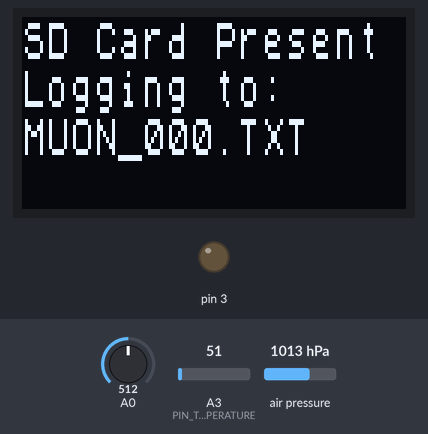
A sketch run on a simulated Arduino Mega 2560, built with avr-gcc and run on an emulated ATmega2560. Parts: 128×64 one-colour display, output pins drawn as LEDs (lit = HIGH). Inputs (shaded band) come from the test bench; at power-on: A0 = 512, A3 (PIN_TEMPERATURE) = 51, air pressure 1013 hPa. Storage starts empty; what the sketch prints to the serial monitor is not drawn.

Above: at 0.6 s.
At 3.8 s:
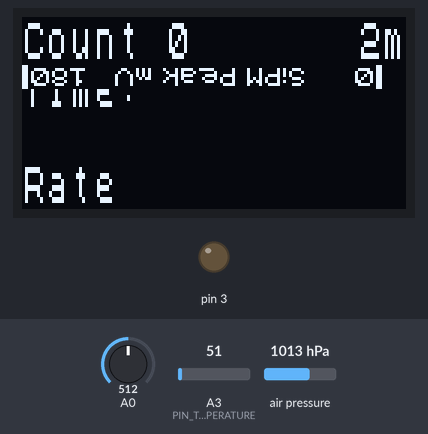
3.9 s: A0 set to 28
5.4 s: A0 set to 24
At 6.2 s:
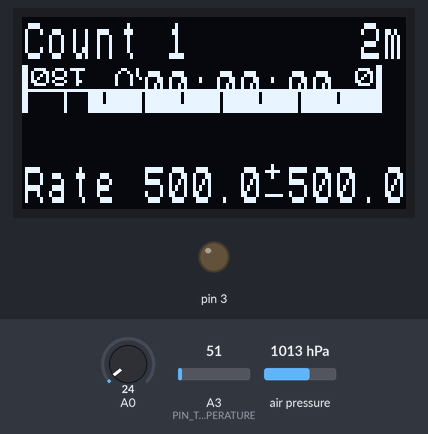
8.0 s: A0 set to 110
At 8.9 s:
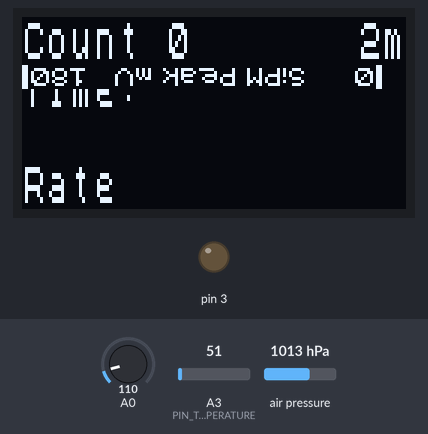
Timing chart, 0 to 11.0 s (numbered marks = the images above; inputs shaded):
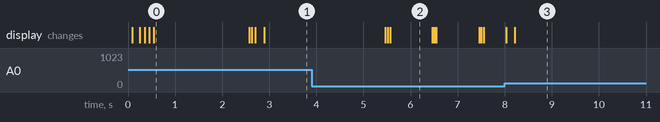

The sketch:

MuonDetector.ino
```cpp
#include "defines.h"
#include "strings.h"

#include <Adafruit_BMP085.h>
#include <Wire.h>
#include <U8x8lib.h>
#include <SD.h>

Adafruit_BMP085 bmp;
File myFile;

U8X8_SSD1306_128X64_NONAME_HW_I2C u8x8(U8X8_PIN_NONE);

unsigned long count = 0;
float sipmVoltage = 0;

unsigned int startTime = 0;
unsigned long totalDeadtime = 0;

bool isSDCard = false;
char separatorChar = ' ';

// Declare charBuffer globally for reuse across functions
char charBuffer[60] = "";

const long double cal[] = {-9.085681659276021e-27, 4.6790804314609205e-23, -1.0317125207013292e-19,
  1.2741066484319192e-16, -9.684460759517656e-14, 4.6937937442284284e-11, -1.4553498837275352e-08,
   2.8216624998078298e-06, -0.000323032620672037, 0.019538631135788468, -0.3774384056850066, 12.324891083404246};


float get_sipm_voltage(float adc_value) {
  float v = 0;
  for (int i = 0; i < 12; i++) v += cal[i] * pow(adc_value, 11 - i);
  return v;
}

void setup() {
  analogReference(EXTERNAL);
  ADCSRA &= ~(bit(ADPS0) | bit(ADPS1) | bit(ADPS2));
  ADCSRA |= bit(ADPS0) | bit(ADPS1);
  pinMode(3, OUTPUT);

  Serial.begin(9600);

  u8x8.begin();
  u8x8.setFlipMode(1);
  u8x8.setPowerSave(0);
  u8x8.setFont(u8x8_font_chroma48medium8_r);

  bmp.begin(); // Initialize BMP sensor

  strcpy_P(charBuffer, cosmicString);
  u8x8.draw2x2String(0, 0, charBuffer);
  strcpy_P(charBuffer, watchString);
  u8x8.draw2x2String(6, 2, charBuffer);

  if (SD.begin(PIN_SD_CARD)) {
    strcpy_P(charBuffer, sdPresent);
    u8x8.clear();
    u8x8.draw1x2String(0, 0, charBuffer);
    strcpy_P(charBuffer, loggingTo);
    u8x8.draw1x2String(0, 2, charBuffer);

    isSDCard = true;
    openLogFile(charBuffer);
    u8x8.draw1x2String(0, 4, charBuffer);
  } else {
    strcpy_P(charBuffer, noSdCard);
    u8x8.clear();
    u8x8.draw1x2String(0, 0, charBuffer);
  }

  if (isSDCard) {
    //myFile.print("细微探深");
    myFile.println();
  }


  delay(2000);

  if (isSDCard) {
    strncpy_P(charBuffer, txtHeader, 50);
    myFile.print(charBuffer);
    strcpy_P(charBuffer, txtHeader + 50);
    myFile.println(charBuffer);
    myFile.flush();
  }

  PORTD &= ~PIN_LED;

  u8x8.clear();
  strcpy_P(charBuffer, totalCount);
  u8x8.draw1x2String(0, 0, charBuffer);  // Count or other text on left

  float initialAlt = bmp.readAltitude();
  char altStr[6];
  snprintf(altStr, sizeof(altStr), "%4dm", (int)initialAlt);

  byte altLen = strlen(altStr);
  byte startCol = 16 - altLen;

  u8x8.draw1x2String(startCol, 0, altStr);

  analogRead(A0);
  startTime = millis();
}

void loop() {
  if (analogRead(A0) > THRESHOLD_SIGNAL) {
    int detectionADC = analogRead(A0);

    float initialAlt = bmp.readAltitude();


    Serial.println(detectionADC); // Print only the ADC value

    unsigned long timeStamp = micros();
    unsigned long timeDetecting = millis() - startTime;

    PORTD |= PIN_LED;

    float temperatureC = (((analogRead(PIN_TEMPERATURE) * 2) * (1650.0 / 1024)) - TEMPERATURE_SENSOR_OFFSET) / 10.0;

    count++;
    sipmVoltage = get_sipm_voltage(detectionADC);

    char countString[11], timeString[11], adcString[5], sipmVString[7], deadtimeString[11], tempCString[7];

    ultoa(count, countString, 10);
    ultoa(timeDetecting, timeString, 10);
    itoa(detectionADC, adcString, 10);

    byte decimalPlaces = (sipmVoltage >= 100 || sipmVoltage < 0) ? 0 : 1;
    dtostrf(sipmVoltage, 1, decimalPlaces, sipmVString);

    ultoa(totalDeadtime, deadtimeString, 10);
    dtostrf(temperatureC, 1, 1, tempCString);

    if (isSDCard) {
      myFile.print(countString);      myFile.print(separatorChar);
      myFile.print(timeString);       myFile.print(separatorChar);
      myFile.print(sipmVString);      myFile.print(separatorChar);
      myFile.print(tempCString);      myFile.print(separatorChar);
      myFile.print(initialAlt);
      myFile.println();
      myFile.flush();
    }

    //drawing
    u8x8.clear();
    strcpy_P(charBuffer, totalCount);
    u8x8.draw1x2String(0, 0, charBuffer);  // Count or other text on left

    char altStr[7];
    snprintf(altStr, sizeof(altStr), "%4dm", (int)initialAlt);
    byte startCol = 16 - strlen(altStr);
    u8x8.draw1x2String(startCol, 0, altStr);

    strcpy_P(charBuffer, rateString);
    u8x8.draw1x2String(0, 2, "Time:");
    u8x8.draw1x2String(0, 6, charBuffer);

    for (byte i = 0; i < 15; i++) {
      memcpy_P(charBuffer, barScaleB + i * 8, 8);
      u8x8.drawTile(i + 1, 5, 1, charBuffer);
    }
    //end drawing

    PORTD &= ~PIN_LED;

    while (analogRead(A0) > THRESHOLD_RESET) {continue;}
    totalDeadtime += (micros() - timeStamp) / 1000.;
  }

  updateTime();
}
```

defines.h
```cpp
/*defines.h
 * Code adapted from Spencer Axiani's original software and designs by Jotham Gates
 * This file allows the software to be customised without having to scroll through many lines of code.
 * See MuonDetector.ino for more information
 */
#define FIRMWARE_VERSION "2.3.2"
//Pins
#define PIN_TEMPERATURE A3
#define PIN_LED B00001000 //Bitmap of pin D3 - Does not use digitalWrite to save time and memory
#define PIN_SD_CARD 10
#define PIN_COINCIDENCE B01000000 //Bitmap of pin D6
#define OLED_RESET 10

//Interfaces to use. Comment out to disable non required ones. This will speed the detector up a little bit.
//If both serial and the sd card are not required, the arduino will not bother to take readings from the temperature sensor or format the values as a string.
//If the screen is used, it will be updated once per second.
#define USE_SCREEN //Whether to include the library and code for driving the oled display or not
#define USE_SD_CARD //Whether to include the library and code for writing to the sd card
#define THRESHOLD_SIGNAL 50
#define THRESHOLD_RESET 25
#define THRESHOLD_LARGE 180


//General
#define NUMBER_FILES_TO_DELETE 5 //If the sd card if full, start at the beginning and delete 5 more files ahead
#define FILENAME_NUMBER_START_POS 5 //Position of the hundreds char in the filename
#define MAX_FILES 200 //200 temp, 10 for testingMaximum file number before rolls back to 0 Needs to be less then 255 - NUMBER_FILES_TO_DELETE (in this case 250)
#define SCREEN_UPDATE_INTERVAL 1000 //ms between updating the screen
#define TEMPERATURE_SENSOR_OFFSET 500 //The voltage (in mV) produced by the temperature sensor when the temperature is 0.
```

oled.ino
```cpp
/*oled.ino
 * Code adapted from Spencer Axiani's original software and designs by Jotham Gates
 * This file contains functions relating to the display
 * See MuonDetector.ino for more information
 */
#ifdef USE_SCREEN
void runningTime(char * timeSinceStart) {
  unsigned long milliSeconds = millis() - startTime;
  byte seconds = milliSeconds / 1000 % 60;
  byte minutes = milliSeconds / 60000 % 60;
  byte hours = milliSeconds / 3600000 % 24;
  // byte days = milliSeconds / (removed calculation for days); // Removed this line

  char number[7]; // This buffer size is still sufficient for HH:MM:SS, but could be smaller if only H:M:S is needed

  // Removed conversion and concatenation for 'days'

  strcpy(timeSinceStart, ""); // Initialize timeSinceStart as empty

  //Add a 0 to keep places
  if (hours < 10) {
    strcat_P(timeSinceStart, zero);
  }
  itoa(hours, number, 10);
  strcat(timeSinceStart, number);
  strcat_P(timeSinceStart, colon);
  //Add a 0 to keep places
  if (minutes < 10) {
    strcat_P(timeSinceStart, zero);
  }
  itoa(minutes, number, 10);
  strcat(timeSinceStart, number);
  strcat_P(timeSinceStart, colon);
  if (seconds < 10) {
    strcat_P(timeSinceStart, zero);
  }
  itoa(seconds, number, 10);
  strcat(timeSinceStart, number);
}
#endif
#ifdef USE_SCREEN
void updateScreen() {
  //Only update the count and pulse size part of the display when required
  static unsigned long lastCount = 90; //Some value other than 0
  if (count != lastCount) {
    //unsigned long writeTime = micros(); //Check the screen update time. Around 10.5ms for this version, 32.0ms for the old hyphen graph
    lastCount = count;
    unsigned int sipmIntV = (unsigned int)(sipmVoltage); //Hopefully make processing faster.
    char charBuffer[16];
    ultoa(count, charBuffer, 10);
    u8x8.draw1x2String(6, 0, charBuffer);
    //Draw a line indicating the size of the pulse on the u8x8 display
    if (count == 0) {
      strcpy_P(charBuffer, detectorReady);
      u8x8.setInverseFont(1);
      u8x8.drawString(1, 4, charBuffer); //These overwrite the entire top line of the graph, so don't need to clear it beforehand.
      u8x8.setInverseFont(0);
    } else if (sipmIntV > THRESHOLD_LARGE) {
      strcpy_P(charBuffer, sipmWow);
      u8x8.setInverseFont(1);
      u8x8.drawString(1, 4, charBuffer);
      u8x8.setInverseFont(0);
    } else { //Bar graph part
      byte tempTile[120];
      memcpy_P(tempTile,barScaleT,120);
      //Serial.print(F("\tBAR TEST: Voltage F: ")); //Runs out of ram about here with this left in
      //Serial.print(sipmVoltage);
      //Serial.print(F(", Voltage I: "));
      //Serial.print(sipmIntV);
      //Number of pixels = V/180*119 sort of 120/180*V = V*6/9 = V*2/3
      unsigned int barLength = (sipmIntV * 2) / 3; //<<1 should be a fast multiply by 2 on an unsigned int
      //Serial.print(F(", Bar Length Px: "));
      //Serial.println(barLength);

      for(byte i = 2; i < barLength && i < 118; i++) { //Invert the bar graph to the rught length. LEaving the ends as they are white.
        tempTile[i] ^= CHAR_BAR_GRAPH; //Make the columns with pixels displaying the bar graph white.
      }
      u8x8.drawTile(1,4,15,tempTile);

      /*byte i = 0;
      for (; (i < (sipmVoltage + 10) / 10) && (i < 15); i++) {
        charBuffer[i] = CHAR_BAR_CHART;
      }
      //Fill the rest up with spaces to cover the previous graph
      for (; i < 15; i++) {
        charBuffer[i] = ' ';
      }
      //Null terminate the array
      charBuffer[i] = 0;*/
    }
    /*writeTime = micros() - writeTime;
    Serial.print(F("\tLCD Update time: "));
    Serial.println(writeTime);*/
  }
}
#endif

#ifdef USE_SCREEN
void updateTime() {
  // Refresh display every SCREEN_UPDATE_INTERVAL ms (typically 1000 ms)
  static unsigned long nextTime = 0;
  if (millis() >= nextTime) {
    unsigned long now = millis();
    unsigned long elapsed = now - startTime - totalDeadtime;

    // Format time as hh:mm:ss
    char timeBuffer[10];
    unsigned long totalSeconds = elapsed / 1000;
    unsigned int h = totalSeconds / 3600;
    unsigned int m = (totalSeconds % 3600) / 60;
    unsigned int s = totalSeconds % 60;
    snprintf(timeBuffer, sizeof(timeBuffer), "%02u:%02u:%02u", h, m, s);
    u8x8.draw1x2String(5, 2, timeBuffer); // Display right of "Time:"

    // Compute count rate and standard deviation
    float countRate = 0.0, countStd = 0.0;
    if (count > 0 && elapsed > 0) {
      float t = elapsed / 1000.0;
      countRate = count / t;
      countStd = sqrt(count) / t;
    }

    char charBuffer[12];
    byte decimalPlaces = (countRate < 10) ? 3 : 2;
    dtostrf(countRate, 5, decimalPlaces, charBuffer);
    u8x8.draw1x2String(5, 6, charBuffer);

    u8x8.drawGlyph(10, 6, '+');
    u8x8.drawGlyph(10, 7, '-');

    decimalPlaces = (countStd < 10) ? 3 : 2;
    dtostrf(countStd, 5, decimalPlaces, charBuffer);
    u8x8.draw1x2String(11, 6, charBuffer);

    updateScreen(); // May be a placeholder for additional rendering logic

    // Track time lost to updating screen
    unsigned long updateEnd = millis();
    totalDeadtime += updateEnd - now;

    nextTime = now + SCREEN_UPDATE_INTERVAL;
  }
}

#endif
```

sdCard.ino
```cpp
/*oled.h
 * Code adapted from Spencer Axiani's original software and designs by Jotham Gates
 * This file contains functions relating to the display
 * See MuonDetector.ino for more information
 */
#ifdef USE_SD_CARD
void filenameOfI(byte i, char * returnBuffer, char * extension) {
  //Copy file name template from flash into ram
  strcpy_P(returnBuffer, filename);
  //Split i into a three digit number and then convert to ASCII by adding 48
  returnBuffer[FILENAME_NUMBER_START_POS] = (i / 100) + 48;
  returnBuffer[FILENAME_NUMBER_START_POS + 1] = ((i / 10) % 10) + 48;
  returnBuffer[FILENAME_NUMBER_START_POS + 2] = (i % 10) + 48;
  returnBuffer[FILENAME_NUMBER_START_POS + 3] = 0; //Null terminate it
  strcat(returnBuffer,extension);
}
#endif
#ifdef USE_SD_CARD
void openLogFile(char* charBuffer) {
  char fileExtension[5];

  strcpy_P(fileExtension,txtString);

  //We want i to be accessable outside the loop, so do not use a for loop.
  byte i = 0;
  while (true) { //Crashes in here:

    //Write the filename with the right number into charBuffer using a reference
    filenameOfI(i, charBuffer, fileExtension);
    //DEBUG_RAM();
    if (!SD.exists(charBuffer)) {
      break;
    }
    i++;
    if (i > MAX_FILES) {
      i = 0;
      //Write the filename with the right number into charBuffer using a reference
      filenameOfI(0, charBuffer, fileExtension);
      break;
    }
  }
  myFile = SD.open(charBuffer, FILE_WRITE);
  //Serial.println(charBuffer);
  if (myFile != true) {
    // It failed too, so give up.
    isSDCard = false;
    strcpy_P(charBuffer, fileError);
  }
}
#endif
```

Source omitted: strings.h (5510 bytes)

Measured:
- the behaviour switches between 26 and 25 on A0 (found by bisection; images 1 and 2)
- after the input at 3.9 s, every drawn part: stays the same
- after the input at 5.4 s, the display: first changes after 0.06 s (image 2 shows a later state)
- after the input at 8.0 s, the display: first changes at once (image 3 shows a later state)
- what the display in image 0 shows lasts 2.0 s, from 0.6 s to 2.6 s
- what the display in image 2 shows lasts 0.9 s, from 5.6 s to 6.5 s
